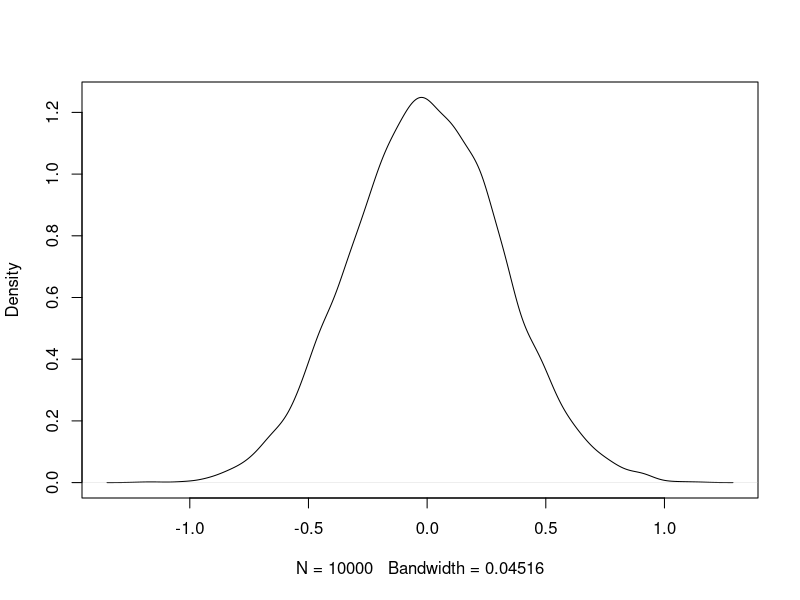

The R script that drew this image:
## ---- chunk 1
fairCoin <- c("heads", "tails")
sample(fairCoin, size = 5, replace = TRUE)
## ---- chunk 2
library(carData)
Data.Davis <- carData::Davis
n <- dim(Data.Davis)[1]
## when dim() is applied to a dataframe, two values get returned
## the num of rows and number of columns. The number of rows is 
## equal to the sample size

trainInd <- sample(1:n, size = ceiling(n/2), replace = FALSE)
## each observation belongs to a row. So randomly select half of
## row indexes without replacement so the two sets are mutually ## exclusive

## split data into training and test
trainData <- Data.Davis[trainInd,]
testData <- Data.Davis[-trainInd,]
## ---- chunk 3
## Repeat for total 10,000 times
Reps <- 10000 
## pre allocate vector to store the 10,000 sample means
sampleMeans <- c(NA, Reps) 

for (i in 1:Reps){
  ## draw 10 numbers from standard normal, find the mean, and store
  sampleMeans[i] <- mean(rnorm(10))
}
## ---- chunk 4
head(sampleMeans)
## ---- chunk 5
plot(density(sampleMeans), main="")
